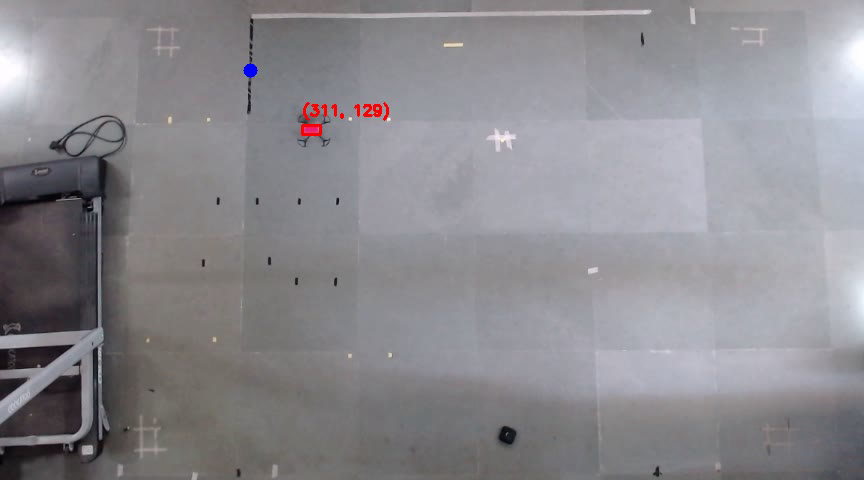
#> input picture frame 11 of output.mp4, 864 x 480 px, given in place of the camera
$ python task2_wo_drone.py
#> lines starting #> are read from the running program, lines starting #| are printed output that depends on the picture; after the words box and inside, x2 and y2 are one past the last pixel; in counts of white or black regions, pixels touching at a corner belong together
import cv2
import numpy as np
import telnetlib
import time
import matplotlib.pyplot as plt
import pandas as pd
from csv import writer
import os

# +++AT MODE 3
# +++AT STA TP-Link_79FF 39314536

# host = "192.168.4.1"
host = "192.168.0.175"
port = "23"

# tn = telnetlib.Telnet(host, port)

# Define the range of red color in HSV
lower_red = np.array([136, 87, 111])
upper_red = np.array([180, 255, 255])

# Define the range of green color in HSV
green_lower = np.array([25, 52, 72], np.uint8) #72
green_upper = np.array([102, 255, 255], np.uint8)

cap = cv2.VideoCapture(2)
cap.set(cv2.CAP_PROP_FRAME_WIDTH, 854)
cap.set(cv2.CAP_PROP_FRAME_HEIGHT, 480)
frame_width = int(cap.get(3))
frame_height = int(cap.get(4))

size = (frame_width, frame_height)
print(size)
out = cv2.VideoWriter('output.mp4', cv2.VideoWriter_fourcc(*'MJPG'), 15.0, size)

global error_z, error_z_prev, z_dot, z_prev
error_z      = 0.0
error_z_prev = 0.0
z_dot        = 0.0
z_prev       = 0.0

global z1,z2,z3,z4,z5,z6,z7,z8,z9,z10
z1,z2,z3,z4,z5  = 0.0,0.0,0.0,0.0,0.0
z6,z7,z8,z9,z10 = 0.0,0.0,0.0,0.0,0.0

global z1dot,z2dot,z3dot,z4dot,z5dot
z1dot,z2dot,z3dot,z4dot,z5dot = 0.0,0.0,0.0,0.0,0.0

global error_x, error_x_prev
error_x      = 0.0
error_x_prev = 0.0

global x1,x2,x3,x4,x5
x1,x2,x3,x4,x5 = 0.0,0.0,0.0,0.0,0.0

global x1dot,x2dot,x3dot,x4dot,x5dot
x1dot,x2dot,x3dot,x4dot,x5dot = 0.0,0.0,0.0,0.0,0.0

global error_y, error_y_prev
error_y      = 0.0
error_y_prev = 0.0

global y1,y2,y3,y4,y5
y1,y2,y3,y4,y5 = 0.0,0.0,0.0,0.0,0.0

global y1dot,y2dot,y3dot,y4dot,y5dot
y1dot,y2dot,y3dot,y4dot,y5dot = 0.0,0.0,0.0,0.0,0.0

filename_to_log_drone_data = "data.csv"
try:
    os.remove(filename_to_log_drone_data)
except:
    pass

def distfunc(x1,y1,x2,y2):
    l = ((x2-x1)**2+(y2-y1)**2)**0.5
    return l

# [53 lines left out: functions add_checksum, rc, set, path_xy, not called in this run]


# [6 lines of commented-out code are left out]

t0 = time.time()
start_log_flag_drone=1
start_vel_flag=1
t_cur=0
error_z_int=0

firstflag_green = 1
firstflag_red = 1
x,y=0,0

while True:
    # Capture frame-by-frame
    ret, frame = cap.read()
#> frame is the input picture: shape (480, 864, 3); mean B, G, R 142.6, 137.4, 139.4

    # Convert the frame to HSV color space
    hsv = cv2.cvtColor(frame, cv2.COLOR_BGR2HSV)
#> hsv: shape (480, 864, 3); mean H, S, V 114.4, 14.3, 144.3

    # Create a mask for red color
    red_mask = cv2.inRange(hsv, lower_red, upper_red)
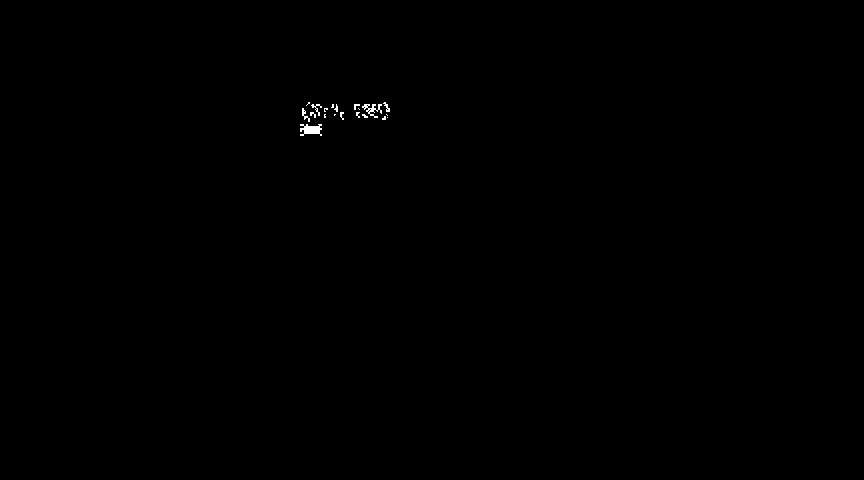
#> red_mask: shape (480, 864); 0.13% white; 20 white regions (13 under 20 px), largest, box (x1, y1, x2, y2) and area: (300, 124, 322, 136) 175, (362, 104, 382, 118) 113, (302, 108, 310, 122) 41

    # Create a mask for green color
    green_mask = cv2.inRange(hsv, green_lower, green_upper)
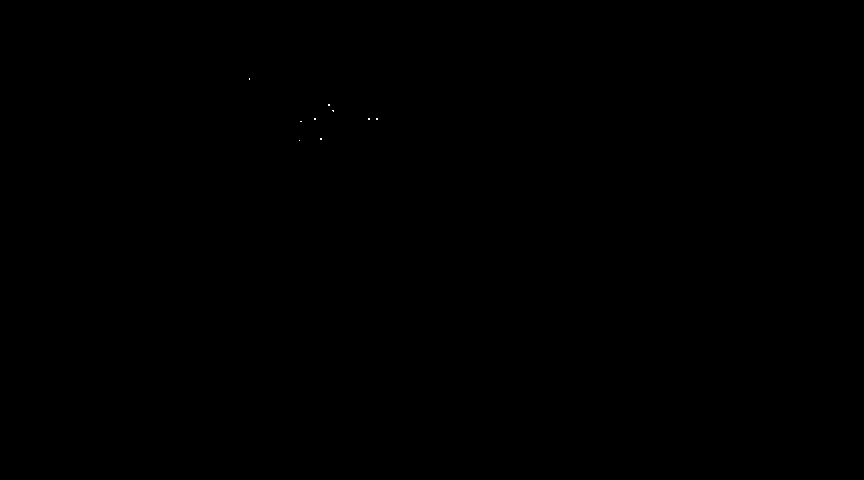
#> green_mask: shape (480, 864); 0.01% white in thin lines or dots, all inside (x1, y1, x2, y2) = (249, 78, 378, 141)

    # Find contours in red mask
    red_contours, red_hierarchy = cv2.findContours(red_mask, cv2.RETR_EXTERNAL, cv2.CHAIN_APPROX_SIMPLE)
#> red_contours = 20 contours, 17 with area under 20; largest, box (x1, y1, x2, y2) and area: (300, 124, 322, 136) 129, (362, 104, 382, 118) 64, (302, 108, 310, 122) 22; red_hierarchy = 20 rows, first 6: [1, -1, -1, -1], [2, 0, -1, -1], [3, 1, -1, -1], [4, 2, -1, -1], [5, 3, -1, -1], [6, 4, -1, -1]

    # Find contours in green mask
    green_contours, green_hierarchy = cv2.findContours(green_mask, cv2.RETR_EXTERNAL, cv2.CHAIN_APPROX_SIMPLE)
#> green_contours = 9 contours, all with area under 20; green_hierarchy = [[1, -1, -1, -1], [2, 0, -1, -1], [3, 1, -1, -1], [4, 2, -1, -1], [5, 3, -1, -1], [6, 4, -1, -1], [7, 5, -1, -1], [8, 6, -1, -1], [-1, 7, -1, -1]]

    # x1,x2,y1,y2 = 0,0,0,0
    # w1,w2,h1,h2 = 0,0,0,0

    x_d=510
    y_d=245
    z_d=35

    # [24 lines of commented-out code are left out]
    z_d_dot = 0.0

    # [20 lines of commented-out code are left out]

    area1,area2=0,0
    xr,yr,wr,hr=x,y,0,0
    if len(red_contours) > 0:
        # enter for first time
        if firstflag_red == 1:

            firstflag_red = 2
            # Find the largest contour in red contours
            red_c = max(red_contours, key=cv2.contourArea)
#> red_c = contour of 49 points, box (x1, y1, x2, y2) (300, 124, 322, 136), area 129

            # Draw a bounding box around the red contour
            xr, yr, wr, hr = cv2.boundingRect(red_c)
#> xr = 300; yr = 124; wr = 22; hr = 12
            cv2.rectangle(frame, (xr, yr), (xr + wr, yr + hr), (0, 0, 255), 2)
#> frame: shape (480, 864, 3); 0.05% of pixels changed, all inside (x1, y1, x2, y2) = (299, 123, 324, 138)

            # Calculate the center of the bounding box
            center_OG = (xr + int(wr/2), yr + int(hr/2))
#> center_OG = (311, 130)
            center_OG2 = np.array([xr + int(wr/2), yr + int(hr/2)])
#> center_OG2 = [311, 130]

            # Put the coordinates on the bounding box
            cv2.putText(frame, str(center_OG), (xr, yr-10), cv2.FONT_HERSHEY_SIMPLEX, 0.5, (0, 0, 255), 2)
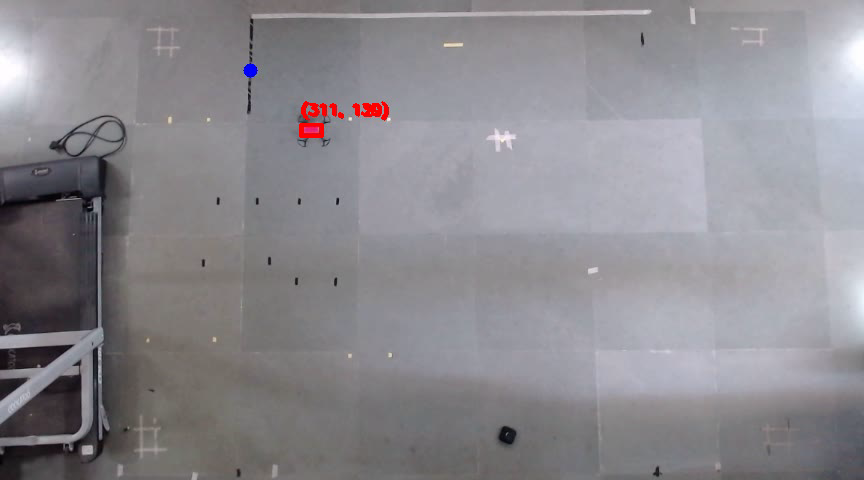
#> frame: shape (480, 864, 3); mean B, G, R 142.4, 137.3, 139.5
        # Find the closest contour to OG_red in green contours
        meanlist = []
        for i in red_contours:
#> (the run stopped early here; a loop or call above may not have finished)

$ run again, starting later in the video
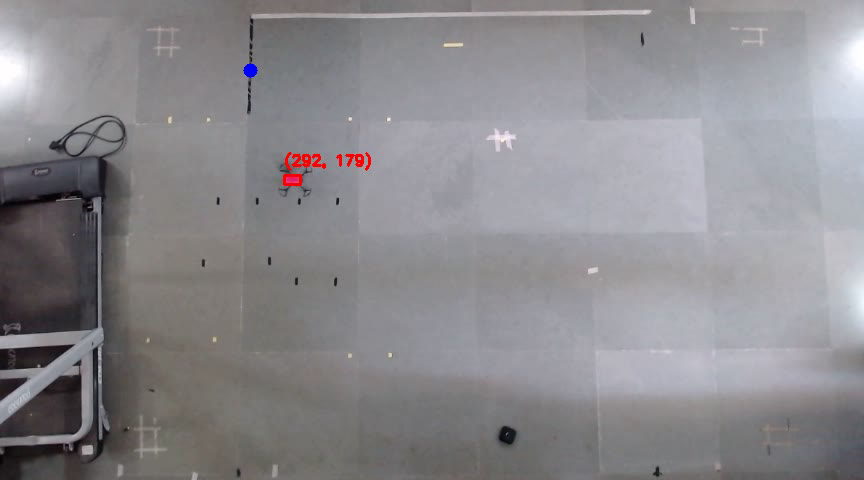
#> input picture frame 50 of output.mp4, 864 x 480 px, given in place of the camera
#> frame is the input picture: shape (480, 864, 3); mean B, G, R 141.6, 137.4, 139.5
#> hsv: shape (480, 864, 3); mean H, S, V 108.1, 13.7, 143.8
#> red_mask: shape (480, 864); 0.12% white in thin lines or dots, all inside (x1, y1, x2, y2) = (282, 152, 372, 186)
#> green_mask: shape (480, 864); 0% white in thin lines or dots, all inside (x1, y1, x2, y2) = (285, 168, 316, 171)
#> red_contours = 22 contours, 19 with area under 20; largest, box (x1, y1, x2, y2) and area: (284, 174, 302, 186) 100, (292, 154, 308, 168) 33, (304, 154, 316, 168) 26; red_hierarchy = 22 rows, first 6: [1, -1, -1, -1], [2, 0, -1, -1], [3, 1, -1, -1], [4, 2, -1, -1], [5, 3, -1, -1], [6, 4, -1, -1]
#> green_contours = 3 contours, all with area under 20; green_hierarchy = [[1, -1, -1, -1], [2, 0, -1, -1], [-1, 1, -1, -1]]
#> red_c = contour of 37 points, box (x1, y1, x2, y2) (284, 174, 302, 186), area 100
#> xr = 284; yr = 174; wr = 18; hr = 12
#> center_OG = (293, 180)
#> center_OG2 = [293, 180]
#> `cv2.putText(frame, str(center_OG), (xr, yr-10), cv2.FONT_HERSHEY_SIMPL..`:
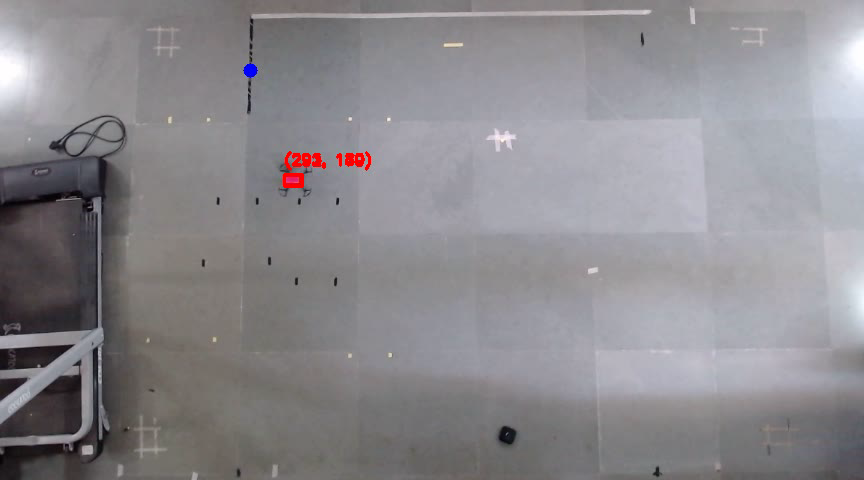
#> frame: shape (480, 864, 3); mean B, G, R 141.5, 137.3, 139.6

$ run again, starting later in the video
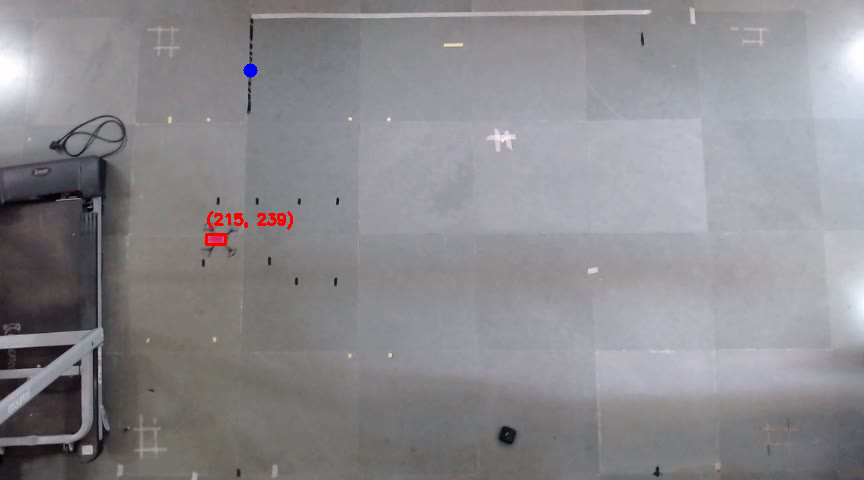
#> input picture frame 90 of output.mp4, 864 x 480 px, given in place of the camera
#> frame is the input picture: shape (480, 864, 3); mean B, G, R 141.8, 137.5, 139.4
#> hsv: shape (480, 864, 3); mean H, S, V 107.5, 13.7, 143.9
#> red_mask: shape (480, 864); 0.13% white; 29 white regions (23 under 20 px), largest, box (x1, y1, x2, y2) and area: (206, 232, 228, 246) 180, (234, 212, 244, 226) 46, (208, 210, 216, 218) 28, (280, 218, 286, 226) 27, (286, 220, 294, 230) 27, (268, 222, 276, 226) 20
#> green_mask: shape (480, 864); 0% white in thin lines or dots, all inside (x1, y1, x2, y2) = (210, 218, 260, 232)
#> red_contours = 29 contours, 27 with area under 20; largest, box (x1, y1, x2, y2) and area: (206, 232, 228, 246) 132, (234, 212, 244, 226) 20; red_hierarchy = 29 rows, first 6: [1, -1, -1, -1], [2, 0, -1, -1], [3, 1, -1, -1], [4, 2, -1, -1], [5, 3, -1, -1], [6, 4, -1, -1]
#> green_contours = 2 contours, all with area under 20; green_hierarchy = [[1, -1, -1, -1], [-1, 0, -1, -1]]
#> red_c = contour of 50 points, box (x1, y1, x2, y2) (206, 232, 228, 246), area 132
#> xr = 206; yr = 232; wr = 22; hr = 14
#> center_OG = (217, 239)
#> center_OG2 = [217, 239]
#> `cv2.putText(frame, str(center_OG), (xr, yr-10), cv2.FONT_HERSHEY_SIMPL..`:
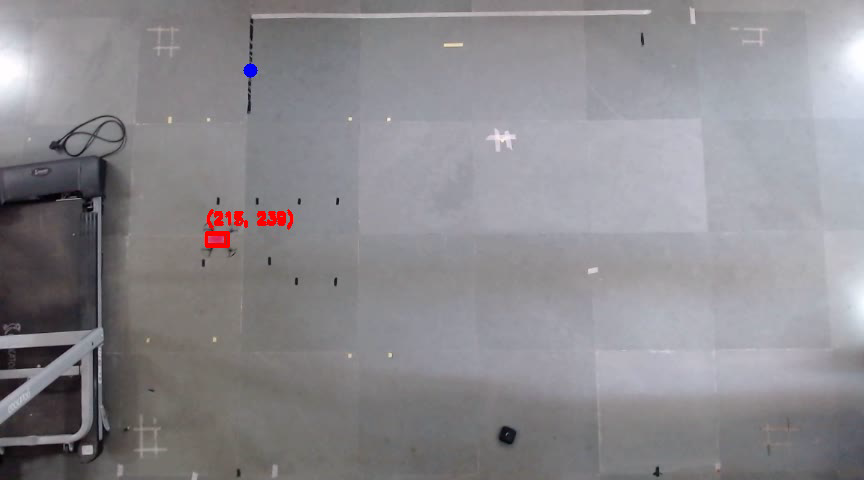
#> frame: shape (480, 864, 3); mean B, G, R 141.7, 137.4, 139.6
